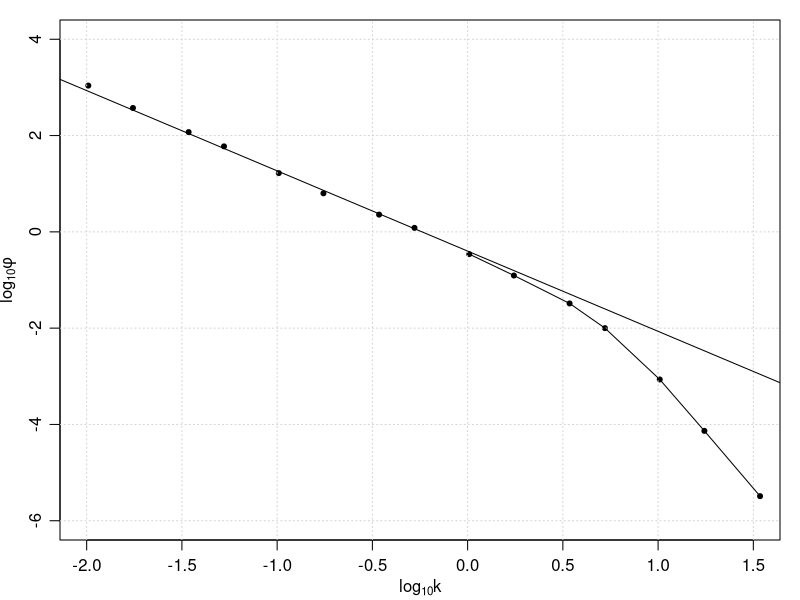

Recreate this plot in R.
## data are from App1 of grant1962
## 0905/3/10/59 appendix 1; label indicates eps=0.610cm^2/s^3 U=117cm/s
d <- read.table("195903100905.dat")
k <- d$V1
phi <- d$V2
SI <- FALSE
extra <- FALSE 
fig8 <- FALSE 
fig9 <- TRUE
if (SI) {
    ## 1D spectrum function
    ## UNIT from eq 1.2: x * 1/cm = cm^2/s^2 i.e. cm^3 / s^2
    k <- k * 100 # convert from unit 1/cm to 1/m
    phi <- phi / 1e6 # convert cm^3/s^2 to m^3 / s^2
}
##par(mfrow=c(1,2), mar=c(3, 3, 1, 1), mgp=c(2, 3/4, 0))
par(mar=c(3, 3, 1, 1), mgp=c(2, 3/4, 0))
if (fig9) {
    plot(log10(k), log10(phi), xlab=expression(log[10]*k), ylab=expression(log[10]*phi), pch=20, xlim=c(-2,1.5), ylim=c(-6,4))
    grid()
    power <- -5/3
    phi0 <- phi / k^power # scaled
    intercept <- log10(max(phi0))
    intercept <- -0.40
    abline(intercept, power)
    join <- log10(k) > 0
    lines(log10(k[join]), log10(phi[join]))
}
if (extra) {
    ## phi = phi0 * k^(-5/3)
    plot(log10(k), log10(phi0), xlab=expression(log[10]*k), ylab=expression(log[10]*phi[0]), asp=1)
    abline(intercept, 0)
}
if (fig8) {
    plot(log10(k), k*phi, xlab=expression(log[10]*k), ylab=expression(k**phi))
}

## phi = K eps^(2/3) / k^(5/3)   ... (5.1)
